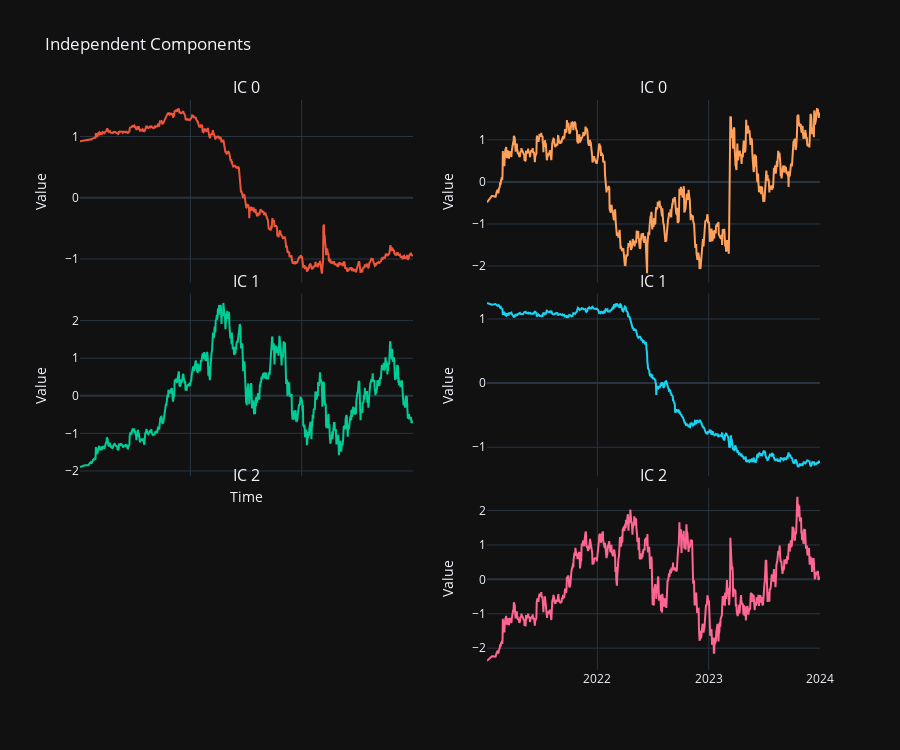

Notebook source saved alongside this figure:
### Code cell
rows = max(n_components)
cols = len(n_components)
fig = make_subplots(
    rows=rows,
    cols=cols,
    shared_xaxes=True,
    vertical_spacing=0.02,
    subplot_titles=[f"IC {n}" for n in range(rows) for j in range(cols)],
)

for j, (_, signal_df) in enumerate(signal_dfs.items(), start=1):
    fig.add_trace(go.Scatter())
    for i, col in enumerate(signal_df.columns, start=1):
        fig.add_trace(
            go.Scatter(x=signal_df.index, y=signal_df[col], name=col, mode="lines"),
            row=i,
            col=j,
        )

    fig.update_layout(
        height=250 * signal_df.shape[1],
        title="Independent Components",
        showlegend=False,
    )

    fig.update_xaxes(title="Time", row=signal_df.shape[1], col=1)
    fig.update_yaxes(title="Value")

fig.show()

### Figure 1 — Plotly figure (JSON) as saved in the notebook; plotly's stock layout.template omitted (floating-point values rounded to 4 significant figures; data arrays with more than 128 entries replaced by an {"elided": "..."} marker saying what was removed)
{"data": [{"type": "scatter"}, {"mode": "lines", "name": "ic_0", "x": {"elided": "858 str values"}, "y": {"elided": "858 float values"}, "type": "scatter", "xaxis": "x", "yaxis": "y"}, {"mode": "lines", "name": "ic_1", "x": {"elided": "858 str values"}, "y": {"elided": "858 float values"}, "type": "scatter", "xaxis": "x3", "yaxis": "y3"}, {"type": "scatter"}, {"mode": "lines", "name": "ic_0", "x": {"elided": "858 str values"}, "y": {"elided": "858 float values"}, "type": "scatter", "xaxis": "x2", "yaxis": "y2"}, {"mode": "lines", "name": "ic_1", "x": {"elided": "858 str values"}, "y": {"elided": "858 float values"}, "type": "scatter", "xaxis": "x4", "yaxis": "y4"}, {"mode": "lines", "name": "ic_2", "x": {"elided": "858 str values"}, "y": {"elided": "858 float values"}, "type": "scatter", "xaxis": "x6", "yaxis": "y6"}], "layout": {"xaxis": {"anchor": "y", "domain": [0.0, 0.45], "matches": "x5", "showticklabels": false}, "yaxis": {"anchor": "x", "domain": [0.68, 1.0], "title": {"text": "Value"}}, "xaxis2": {"anchor": "y2", "domain": [0.55, 1.0], "matches": "x6", "showticklabels": false}, "yaxis2": {"anchor": "x2", "domain": [0.68, 1.0], "title": {"text": "Value"}}, "xaxis3": {"anchor": "y3", "domain": [0.0, 0.45], "matches": "x5", "showticklabels": false, "title": {"text": "Time"}}, "yaxis3": {"anchor": "x3", "domain": [0.34, 0.66], "title": {"text": "Value"}}, "xaxis4": {"anchor": "y4", "domain": [0.55, 1.0], "matches": "x6", "showticklabels": false}, "yaxis4": {"anchor": "x4", "domain": [0.34, 0.66], "title": {"text": "Value"}}, "xaxis5": {"anchor": "y5", "domain": [0.0, 0.45], "title": {"text": "Time"}}, "yaxis5": {"anchor": "x5", "domain": [0.0, 0.32], "title": {"text": "Value"}}, "xaxis6": {"anchor": "y6", "domain": [0.55, 1.0]}, "yaxis6": {"anchor": "x6", "domain": [0.0, 0.32], "title": {"text": "Value"}}, "annotations": [{"font": {"size": 16}, "showarrow": false, "text": "IC 0", "x": 0.225, "xanchor": "center", "xref": "paper", "y": 1.0, "yanchor": "bottom", "yref": "paper"}, {"font": {"size": 16}, "showarrow": false, "text": "IC 0", "x": 0.775, "xanchor": "center", "xref": "paper", "y": 1.0, "yanchor": "bottom", "yref": "paper"}, {"font": {"size": 16}, "showarrow": false, "text": "IC 1", "x": 0.225, "xanchor": "center", "xref": "paper", "y": 0.66, "yanchor": "bottom", "yref": "paper"}, {"font": {"size": 16}, "showarrow": false, "text": "IC 1", "x": 0.775, "xanchor": "center", "xref": "paper", "y": 0.66, "yanchor": "bottom", "yref": "paper"}, {"font": {"size": 16}, "showarrow": false, "text": "IC 2", "x": 0.225, "xanchor": "center", "xref": "paper", "y": 0.32, "yanchor": "bottom", "yref": "paper"}, {"font": {"size": 16}, "showarrow": false, "text": "IC 2", "x": 0.775, "xanchor": "center", "xref": "paper", "y": 0.32, "yanchor": "bottom", "yref": "paper"}], "height": 750, "title": {"text": "Independent Components"}, "showlegend": false}}
